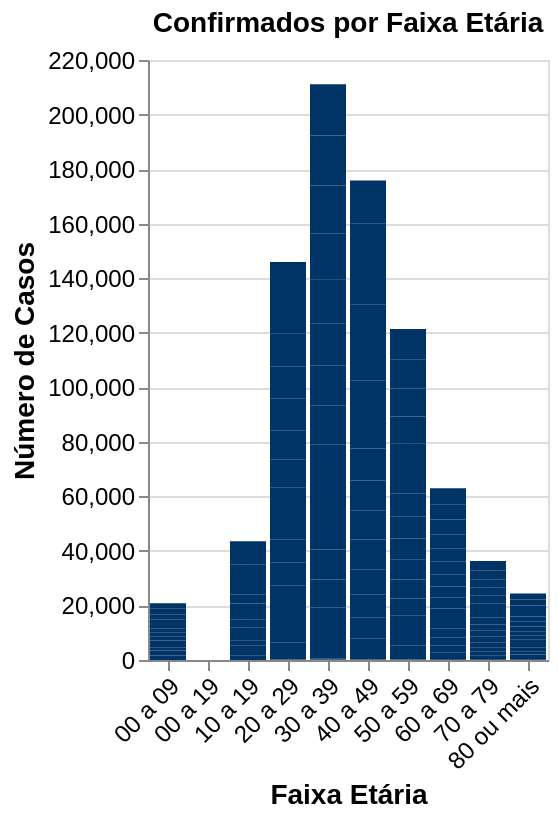

Express this chart as Vega-Lite.
### Vega-Lite specification from a JSON file in a GitHub repository (floating-point values rounded to 4 significant figures; data arrays with more than 128 entries replaced by an {"elided": "..."} marker saying what was removed)
{"$schema": "https://vega.github.io/schema/vega-lite/v5.json", "width": "container", "title": "Confirmados por Faixa Etária", "data": {"values": {"elided": "976 records"}, "format": {"parse": {"classificacao": "string", "data": "date"}}}, "transform": [{"filter": {"field": "classificacao", "equal": "confirmados"}}], "config": {"background": "transparent", "view": {"continuousWidth": 400, "continuousHeight": 300}, "title": {"anchor": "middle", "fontSize": 14, "offset": 5, "orient": "top"}}, "mark": "bar", "encoding": {"color": {"value": "#003366"}, "tooltip": [{"type": "temporal", "field": "data", "title": "Data"}, {"type": "quantitative", "field": "total", "title": "Quantidade"}], "x": {"type": "nominal", "axis": {"labelAngle": 315, "labelFontSize": 12, "title": "Faixa Etária", "titleFontSize": 14}, "field": "faixa_etaria"}, "y": {"type": "quantitative", "axis": {"labelFontSize": 12, "title": "Número de Casos", "titleFontSize": 14}, "field": "total", "scale": {"zero": true}}}}
